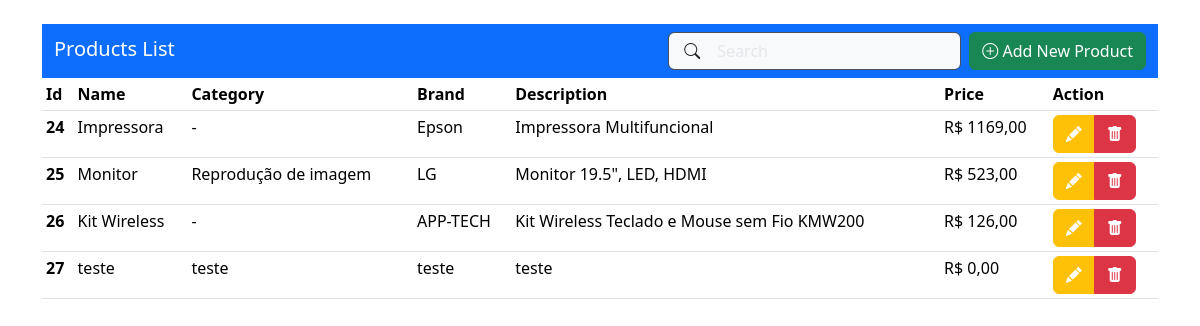
/products/, run on an earlier commit of the app's database.
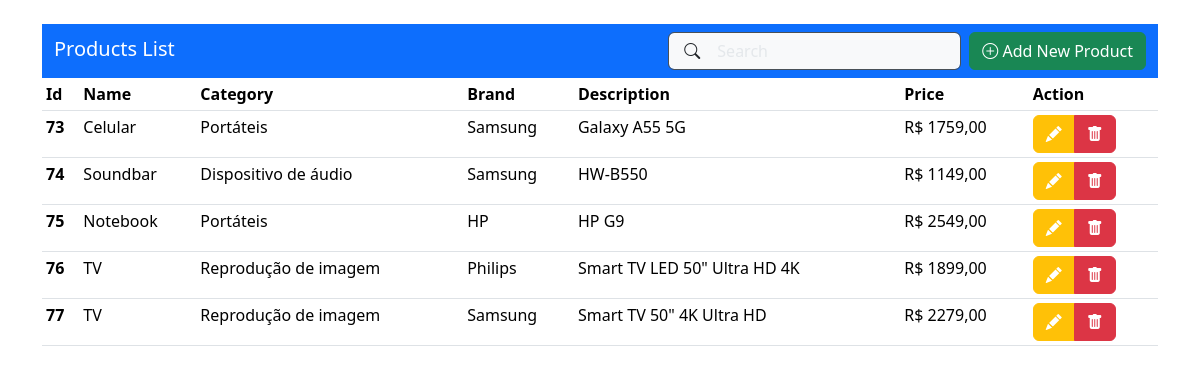
And on a later commit of the database.
### products/models.py (models this page shows, shortened)
class Product(models.Model):
    title = models.CharField(max_length=200)
    category = models.CharField(max_length=100)
    brand = models.CharField(max_length=100)
    description = models.TextField(null=True, blank=True)
    price = models.DecimalField(max_digits=10, decimal_places=2)

### products/views.py (the view)
# urls.py: path("products/", views.product_view, name="product_view"),
def product_view(request):
    products = Product.objects.all()  # Busca todos os produtos
    return render(
        request=request,
        template_name="products.html",
        context={"products": products},
    )

### products/templates/products.html (shortened to what this page needs)
{% load static %}
<!doctype html>
<html lang="pt-br">
  <head>
    <link href="https://cdn.jsdelivr.net/npm/bootstrap@5.3.3/dist/css/bootstrap.min.css" rel="stylesheet">
    <link href="https://cdn.jsdelivr.net/npm/bootstrap-icons/font/bootstrap-icons.css" rel="stylesheet">
    <link rel="stylesheet" href="../static/css/style.css">
  </head>
  <body>
    {% include 'navbar.html' %}
    {% block content %}
    {% include 'list_products.html' %}
	  {% endblock %}
  </body>
</html>

### products/templates/navbar.html
<div class="container">
  <nav class="navbar bg-primary" data-bs-theme="dark">
    <div class="container-fluid">
      <div class="d-flex w-100 justify-content-between">
        <a class="navbar-brand mb-0 h1" href="{% url 'product_view' %}">Products List</a>
        <div class="d-flex align-items-center">
          <div class="position-relative">
            <form action="{% url 'product_list' %}" method="get">
              <input name="search" type="text" class="form-control ps-5 bg-light text-black" placeholder="Search" >
              <i class="bi bi-search position-absolute top-50 start-0 translate-middle-y ps-3"></i>
            </form>
          </div>
          <button type="button" class="btn btn-success ms-2" data-bs-toggle="modal" data-bs-target="#addProductModal">
              <i class="bi bi-plus-circle"></i> Add New Product
          </button>
      </div>
          </div>
      </div>
    </nav>
      </div>

### products/templates/list_products.html (shortened to what this page needs)
    {% block content %}
    <div class="container">
        <table class="table table-sm">
            <thead>
              <tr>
                <th scope="col">Id</th>
                <th scope="col">Name</th>
                <th scope="col">Category</th>
                <th scope="col">Brand</th>
                <th scope="col">Description</th>
                <th scope="col">Price</th>
                <th scope="col">Action</th>
              </tr>
            </thead>
            <tbody>
              {% for product in products %}
              <tr>
                <th scope="row">{{ product.id }}</th>
                <td>{{ product.title }}</td>
                <td>{{ product.category }}</td>
                <td>{{ product.brand }}</td>
                <td>{{ product.description }}</td>
                <td>R$ {{ product.price }}</td>
                <td>
                    <div class="btn-group" role="group" aria-label="Basic mixed styles example">
                      <button type="submit" class="btn btn-warning" data-bs-toggle="modal" data-bs-target="#updateProductModal{{ product.id }}">
                        <i class="bi bi-pencil-fill text-white"; cursor: pointer; title="Editar"></i>
                      </button>
                      <button type="submit" class="btn btn-danger" data-bs-toggle="modal" data-bs-target="#delProductModal{{ product.id }}">
                        <i class="bi bi-trash-fill text-white"; cursor: pointer; title="Deletar"></i>
                      </button>
                    </div>
                  </div>
                </td>
              {% endfor %}
    {% endblock %}

### products/static/css/style.css (style rules this page uses)
body { padding-top: 2%; }

What changed in the data, as far as the page shows it:
removed Product: id "24", title "Impressora", category "-", brand "Epson", description "Impressora Multifuncional", price "1169,00"
removed Product: id "25", title "Monitor", category "Reprodução de imagem", brand "LG", description "Monitor 19.5\", LED, HDMI", price "523,00"
removed Product: id "26", title "Kit Wireless", category "-", brand "APP-TECH", description "Kit Wireless Teclado e Mouse sem Fio KMW200", price "126,00"
removed Product: id "27", title "teste", category "teste", brand "teste", description "teste", price "0,00"
added Product: id "73", title "Celular", category "Portáteis", brand "Samsung", description "Galaxy A55 5G", price "1759,00"
added Product: id "74", title "Soundbar", category "Dispositivo de áudio", brand "Samsung", description "HW-B550", price "1149,00"
added Product: id "75", title "Notebook", category "Portáteis", brand "HP", description "HP G9", price "2549,00"
added Product: id "76", title "TV", category "Reprodução de imagem", brand "Philips", description "Smart TV LED 50\" Ultra HD 4K", price "1899,00"
added Product: id "77", title "TV", category "Reprodução de imagem", brand "Samsung", description "Smart TV 50\" 4K Ultra HD", price "2279,00"
